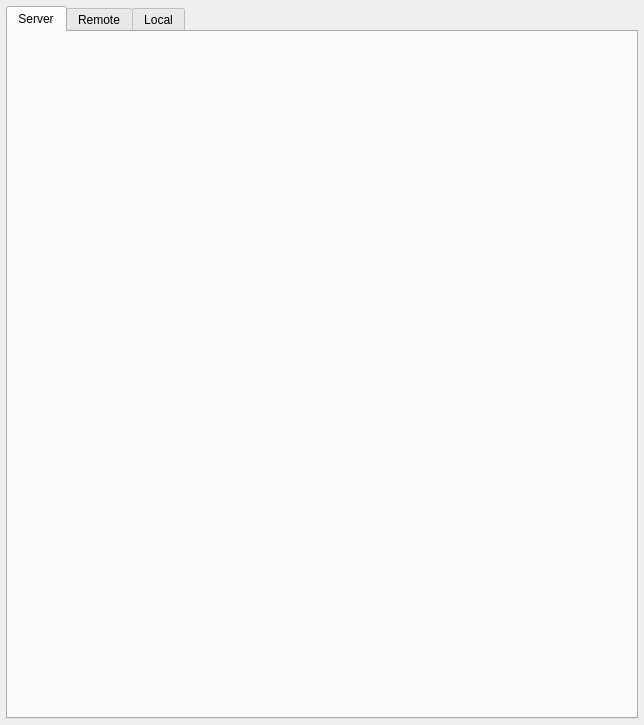
<?xml version="1.0" encoding="UTF-8"?>
<ui version="4.0">
 <class>snowgui::SystemConfigurationWidget</class>
 <widget class="QDialog" name="snowgui::SystemConfigurationWidget">
  <property name="geometry">
   <rect>
    <x>0</x>
    <y>0</y>
    <width>644</width>
    <height>725</height>
   </rect>
  </property>
  <property name="windowTitle">
   <string>System Configuration</string>
  </property>
  <layout class="QGridLayout" name="gridLayout">
   <property name="leftMargin">
    <number>6</number>
   </property>
   <property name="topMargin">
    <number>6</number>
   </property>
   <property name="rightMargin">
    <number>6</number>
   </property>
   <property name="bottomMargin">
    <number>6</number>
   </property>
   <item row="0" column="0">
    <widget class="QTabWidget" name="tabWidget">
     <property name="currentIndex">
      <number>0</number>
     </property>
     <widget class="snowgui::serverconfigurationwidget" name="serverTab">
      <attribute name="title">
       <string>Server</string>
      </attribute>
     </widget>
     <widget class="snowgui::remoteconfigurationpanel" name="remoteTab">
      <attribute name="title">
       <string>Remote</string>
      </attribute>
     </widget>
     <widget class="snowgui::localconfigurationwidget" name="localTab">
      <attribute name="title">
       <string>Local</string>
      </attribute>
     </widget>
    </widget>
   </item>
  </layout>
 </widget>
 <customwidgets>
  <customwidget>
   <class>snowgui::serverconfigurationwidget</class>
   <extends>QWidget</extends>
   <header location="global">serverconfigurationwidget.h</header>
   <container>1</container>
  </customwidget>
  <customwidget>
   <class>snowgui::localconfigurationwidget</class>
   <extends>QWidget</extends>
   <header location="global">localconfigurationwidget.h</header>
   <container>1</container>
  </customwidget>
  <customwidget>
   <class>snowgui::remoteconfigurationpanel</class>
   <extends>QWidget</extends>
   <header location="global">remoteconfigurationpanel.h</header>
   <container>1</container>
  </customwidget>
 </customwidgets>
 <resources/>
 <connections/>
</ui>
